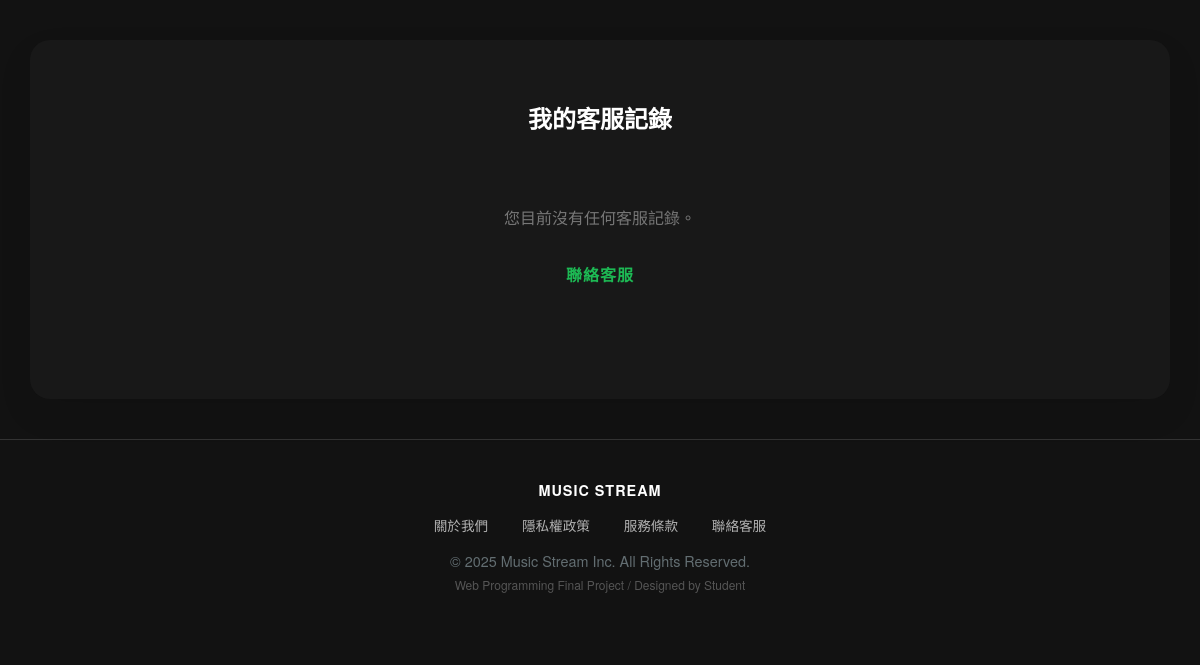
Page /final/my_messages.php (signed in) on the earlier database version.
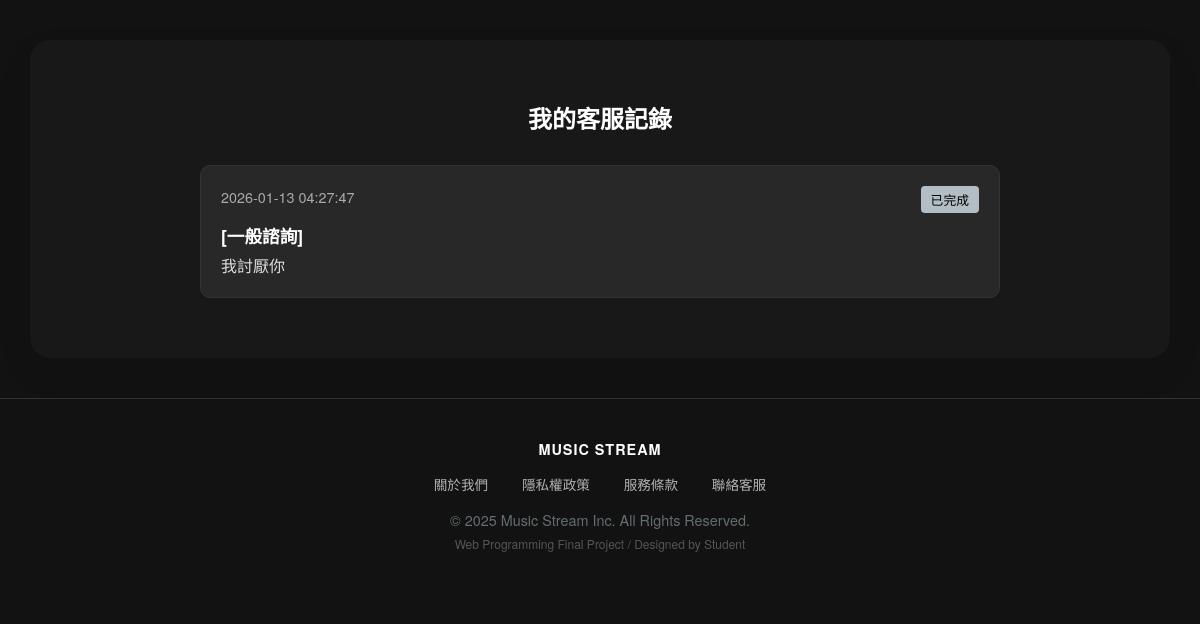
Same page on the later database version.
### tables this page shows
CREATE TABLE `contact_messages` (
  `id` int(11) NOT NULL,
  `user_id` varchar(50) DEFAULT NULL COMMENT '關聯會員ID',
  `name` varchar(100) NOT NULL COMMENT '姓名',
  `email` varchar(100) NOT NULL COMMENT 'Email',
  `category` varchar(50) NOT NULL COMMENT '類別',
  `message` text NOT NULL COMMENT '內容',
  `created_at` timestamp NOT NULL DEFAULT current_timestamp(),
  `status` varchar(20) NOT NULL DEFAULT 'new' COMMENT '狀態'
);

### final/my_messages.php (the view, shortened to what this page needs)
<?php
require_once("../DB/DB_open.php");
$user_id = mysqli_real_escape_string($link, $_SESSION['sno']);
$limit = 5;
$page = isset($_GET['page']) ? (int)$_GET['page'] : 1;
$offset = ($page - 1) * $limit;
$sql = "SELECT * FROM contact_messages WHERE user_id = '$user_id'
        ORDER BY FIELD(status, 'new', 'read', 'closed'), created_at DESC
        LIMIT $offset, $limit";
$result = mysqli_query($link, $sql);
?>
<?php if (!isset($_GET['ajax_list'])): ?>
<?php
require_once("inc/header.php");
?>
    <div id="content-container" style="margin: 40px auto;">
        <h2 style="text-align: center; margin-bottom: 30px;">我的客服記錄</h2>
        <div id="list-container">
<?php endif; ?>
        <div class="msg-list">
            <?php if(mysqli_num_rows($result) > 0): ?>
                <?php while($row = mysqli_fetch_assoc($result)): ?>
                    <div class="msg-card" onclick="location.href='my_messages_view.php?id=<?php echo $row['id']; ?>'">
                        <div class="msg-header">
                            <span><?php echo $row['created_at']; ?></span>
                            <?php
                                $s_class = ''; $s_text = '';
                                if($row['status'] == 'new') { $s_class='status-new'; $s_text='已送出'; }
                                elseif($row['status'] == 'read') { $s_class='status-read'; $s_text='處理中'; }
                                else { $s_class='status-closed'; $s_text='已完成'; }
                            ?>
                            <span class="msg-status <?php echo $s_class; ?>">
                                <?php echo $s_text; ?>
                            </span>
                        </div>
                        <div style="font-weight: bold; font-size: 1.1rem; margin-bottom: 5px;">
                            [<?php echo htmlspecialchars($row['category']); ?>]
                        </div>
                        <div style="color: #ddd; white-space: nowrap; overflow: hidden; text-overflow: ellipsis;">
                            <?php echo htmlspecialchars($row['message']); ?>
                        </div>
                    </div>
                <?php endwhile; ?>
            <?php else: ?>
                <div style="text-align: center; padding: 40px; color: #777;">
                    您目前沒有任何客服記錄。<br>
                    <a href="contact_us.php" class="btn-primary" style="margin-top: 20px;">聯絡客服</a>
                </div>
            <?php endif; ?>
        </div>
<?php if (!isset($_GET['ajax_list'])): ?>
        </div>
    </div>
</body>
</html>
<?php endif; ?>

Differences in the rows shown:
added contact_messages: created_at "2026-01-13 04:27:47", status "已完成", category "一般諮詢", message "我討厭你"
Other differences:
text no longer shown: "您目前沒有任何客服記錄。 聯絡客服"
